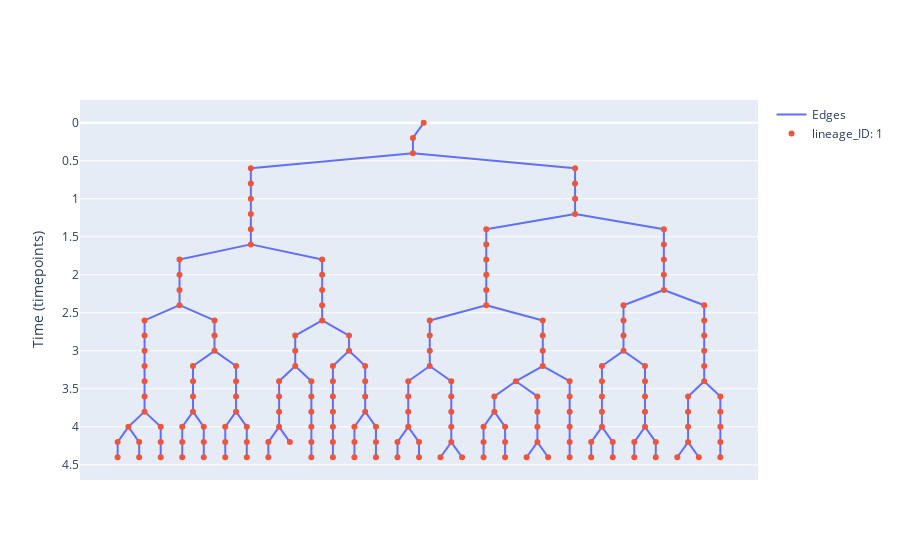

Notebook code cell kept with this figure:
### Markdown cell above
In the example above, lineage 4 only had one cell, of ID 0. When linking the cell 0, it was removed for lineage 4 and transferred to the source lineage, lineage 1. Lineage 4 is now empty and could be deleted.

We can visualize the modifications done on lineage 1 by plotting it:

### Code cell
lin1.plot()

### Figure 1 — Plotly figure (JSON) as saved in the notebook; plotly's stock layout.template omitted (floating-point values rounded to 4 significant figures; data arrays with more than 128 entries replaced by an {"elided": "..."} marker saying what was removed)
{"data": [{"mode": "lines", "name": "Edges", "text": [], "type": "scatter", "x": {"elided": "570 float values"}, "y": {"elided": "570 float values"}}, {"hoverinfo": "text", "hovertemplate": "%{text}", "mode": "markers", "name": "lineage_ID: 1", "text": {"elided": "192 str values"}, "type": "scatter", "x": {"elided": "192 float values"}, "y": {"elided": "192 float values"}}], "layout": {"hovermode": "closest", "showlegend": true, "title": {}, "xaxis": {"showgrid": false, "showticklabels": false, "zeroline": false}, "yaxis": {"autorange": "reversed", "showgrid": true, "title": {"text": "Time (timepoints)"}, "zeroline": true}}}
